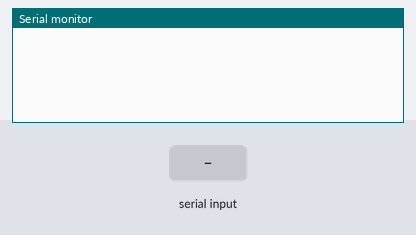
The sketch below on a simulated Arduino Mega 2560, built with avr-gcc and run on an emulated ATmega2560. On the bench: the last lines printed to the serial monitor. The inputs (shaded band) are chosen by the test bench.

Above: at 1.2 s.
1.3 s: "e" received over the second serial link
At 2.5 s:
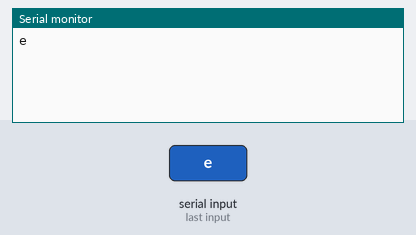
2.8 s: "g" received over the second serial link
At 3.9 s:
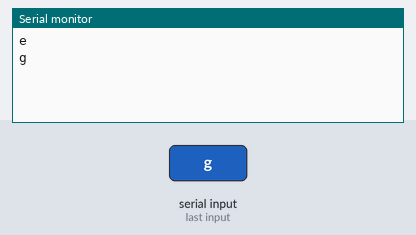
4.3 s: "d" received over the second serial link
At 5.1 s:
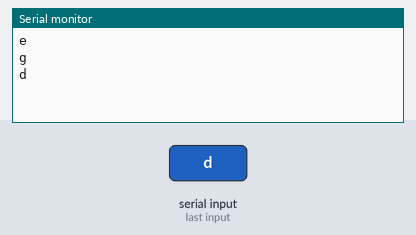
5.8 s: "f" received over the second serial link
At 6.2 s:
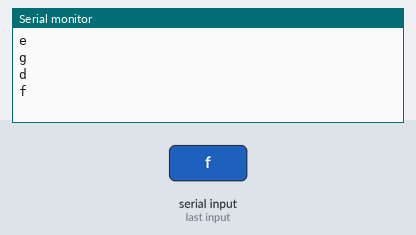
7.3 s: "a" received over the second serial link
At 8.5 s:
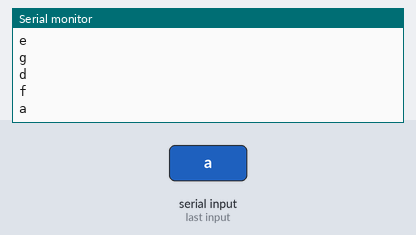
8.8 s: "p" received over the second serial link
At 9.7 s:
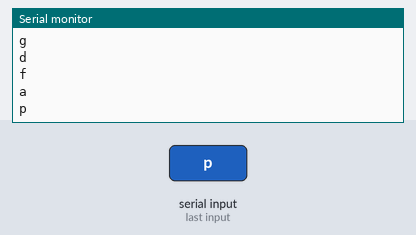

The sketch:

BLUETOOTH.ino
```cpp
char message = "";
char clignotant = "";
char feu = 'a';
char phare = "";


void setup() {
  Serial.begin(9600);
  Serial3.begin(38400);
}


void loop() {

  if (Serial3.available()) {
    message = Serial3.read();
    Serial.println(message);
  }

  if(message == 'e'){
    clignotant = 'e';
  }

  else if(message == 'g'){
    clignotant = 'g';
  }

  else if(message == 'd'){
    clignotant = 'd';
  }

  else if(message == 'f'){
    feu = 'f';
  }

  else if(message == 'a'){
    feu = 'a';
  }

  else if (message == 'p') {
    phare = 'p';
  }

  else if (message == 'q') {
    phare = 'q';
  }

}
```

Measured:
- after the input at 1.3 s, the serial monitor: prints a new line at once (image 1)
- after the input at 2.8 s, the serial monitor: prints a new line at once (image 2)
- after the input at 4.3 s, the serial monitor: prints a new line at once (image 3)
- after the input at 5.8 s, the serial monitor: prints a new line at once (image 4)
- after the input at 7.3 s, the serial monitor: prints a new line at once (image 5)
- after the input at 8.8 s, the serial monitor: prints a new line at once (image 6)
